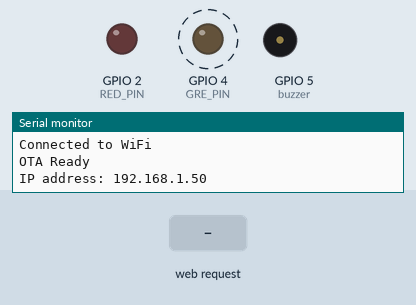
This sketch was run on a simulated ESP32. On the bench: output pins drawn as LEDs (lit = HIGH), buzzer (waves = sounding), the last lines printed to the serial monitor. Dashed ring = blinking. The inputs (shaded band) are chosen by the test bench. WiFi joins after 1.5 s; servers stay silent unless stated.

Above: at 4.2 s.
4.3 s: HTTP request GET /on received
At 5.3 s:
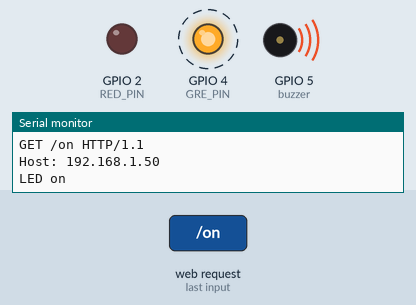
9.5 s: HTTP request GET /off received
At 11.8 s:
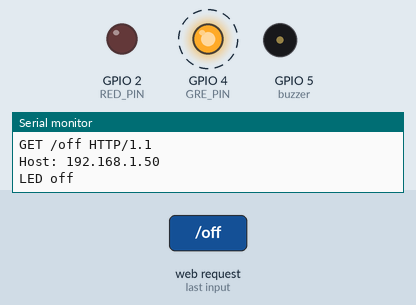
Timing chart, 0 to 19.0 s (numbered marks = the images above; inputs shaded):
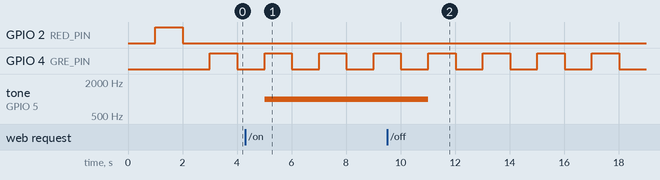

Measured:
- after the input at 4.3 s, tone on GPIO 5 (buzzer): silent → 1000 Hz after 0.71 s
- after the input at 9.5 s, tone on GPIO 5 (buzzer): 1000 Hz → silent after 1.5 s
- by itself, GPIO 4 (GRE_PIN): alternates HIGH for 1.0 s and LOW for 1.0 s

The sketch:

WiFiClient_testing.ino
```cpp
#include <WiFi.h>
#include <ArduinoOTA.h>
// #include <ESPAsyncWebServer.h>

const char* ssid = "UCSY_Campus";
const char* password = "uc$yC@mP@ss2023";

// Set web server port number to 80
WiFiServer server(80);

// Variable to store the HTTP request
String header;
String output26State = "off";
String output27State = "off";
// Current time
unsigned long currentTime = millis();
// Previous time
unsigned long previousTime = 0;
// Define timeout time in milliseconds (example: 2000ms = 2s)
const long timeoutTime = 2000;

// AsyncWebServer server(80); // Create an instance of the web server on port 80

#define RED_PIN 2
#define GRE_PIN 4

const int buzzer =  5;

void color(unsigned char red, unsigned char green, unsigned char blue);

void setup() {
  pinMode(RED_PIN, OUTPUT);
  pinMode(GRE_PIN, OUTPUT);
  pinMode(buzzer, OUTPUT);
  Serial.begin(115200);


  WiFi.begin(ssid, password);
  while (WiFi.status() != WL_CONNECTED) {
    delay(1000);
    Serial.println("Connecting to WiFi...");
    digitalWrite(RED_PIN, HIGH);
    delay(1000); // Changed interval to 1000 ms
    digitalWrite(RED_PIN, LOW);
    delay(1000); // Changed interval to 1000 ms
  }
  Serial.println("Connected to WiFi");

  ArduinoOTA.setHostname("esp32-ota");

  ArduinoOTA.onStart([]() {
    String type;
    if (ArduinoOTA.getCommand() == U_FLASH)
      type = "sketch";
    else
      type = "filesystem";
    Serial.println("Start updating " + type);
  });
  ArduinoOTA.onEnd([]() {
    Serial.println("\nEnd");
  });
  ArduinoOTA.onProgress([](unsigned int progress, unsigned int total) {
    Serial.printf("Progress: %u%%\r", (progress / (total / 100)));
  });
  ArduinoOTA.onError([](ota_error_t error) {
    Serial.printf("Error[%u]: ", error);
    if (error == OTA_AUTH_ERROR) Serial.println("Auth Failed");
    else if (error == OTA_BEGIN_ERROR) Serial.println("Begin Failed");
    else if (error == OTA_CONNECT_ERROR) Serial.println("Connect Failed");
    else if (error == OTA_RECEIVE_ERROR) Serial.println("Receive Failed");
    else if (error == OTA_END_ERROR) Serial.println("End Failed");
  });

  ArduinoOTA.begin();
  Serial.println("OTA Ready");
  Serial.print("IP address: ");
  Serial.println(WiFi.localIP());
  server.begin();
}

void loop() {
  ArduinoOTA.handle();
  digitalWrite(GRE_PIN, HIGH);
  delay(1000); // Changed interval to 1000 ms
  digitalWrite(GRE_PIN, LOW);
  delay(1000); // Changed interval to 1000 ms

  WiFiClient client = server.available();   // Listen for incoming clients

  if (client) {                             // If a new client connects,
    currentTime = millis();
    previousTime = currentTime;
    Serial.println("New Client.");          // print a message out in the serial port
    String currentLine = "";                // make a String to hold incoming data from the client
    while (client.connected() && currentTime - previousTime <= timeoutTime) {  // loop while the client's connected
      currentTime = millis();
      if (client.available()) {             // if there's bytes to read from the client,
        char c = client.read();             // read a byte, then
        Serial.write(c);                    // print it out the serial monitor
        header += c;
        if (c == '\n') {                    // if the byte is a newline character
          // if the current line is blank, you got two newline characters in a row.
          // that's the end of the client HTTP request, so send a response:
          if (currentLine.length() == 0) {
            // HTTP headers always start with a response code (e.g. HTTP/1.1 200 OK)
            // and a content-type so the client knows what's coming, then a blank line:
            client.println("HTTP/1.1 200 OK");
            client.println("Content-type:text/html");
            client.println("Connection: close");
            client.println();

            // turns the GPIOs on and off
            if (header.indexOf("GET /on") >= 0) {
              Serial.println("LED on");
              output26State = "on";
              tone(buzzer, 1000);
              // color(0,255,255);
            } else if (header.indexOf("GET /off") >= 0) {
              Serial.println("LED off");
              output26State = "off";
              // color(255,255,0);
              noTone(buzzer);
            }

            // Display the HTML web page
            client.println("<!DOCTYPE html><html>");
            client.println("<head><meta name=\"viewport\" content=\"width=device-width, initial-scale=1\">");
            client.println("<link rel=\"icon\" href=\"data:,\">");
            // CSS to style the on/off buttons
            // Feel free to change the background-color and font-size attributes to fit your preferences
            client.println("<style>html { font-family: Helvetica; display: inline-block; margin: 0px auto; text-align: center;}");
            client.println(".button { background-color: #4CAF50; border: none; color: white; padding: 16px 40px;");
            client.println("text-decoration: none; font-size: 30px; margin: 2px; cursor: pointer;}");
            client.println(".button2 {background-color: #555555;}</style></head>");

            // Web Page Heading
            client.println("<body><h1>ESP32 Web Server</h1>");

            // Display current state, and ON/OFF buttons for GPIO 26
            client.println("<p>LED - State " + output26State + "</p>");
            // If the output26State is off, it displays the ON button
            if (output26State=="off") {
              client.println("<p><a href=\"/on\"><button class=\"button\">ON</button></a></p>");
            } else {
              client.println("<p><a href=\"/off\"><button class=\"button button2\">OFF</button></a></p>");
            }

            client.println("</body></html>");

            // The HTTP response ends with another blank line
            client.println();
            // Break out of the while loop
            break;
          } else { // if you got a newline, then clear currentLine
            currentLine = "";
          }
        } else if (c != '\r') {  // if you got anything else but a carriage return character,
          currentLine += c;      // add it to the end of the currentLine
        }
      }
    }
    // Clear the header variable
    header = "";
    Serial.println("");
}
}
```
